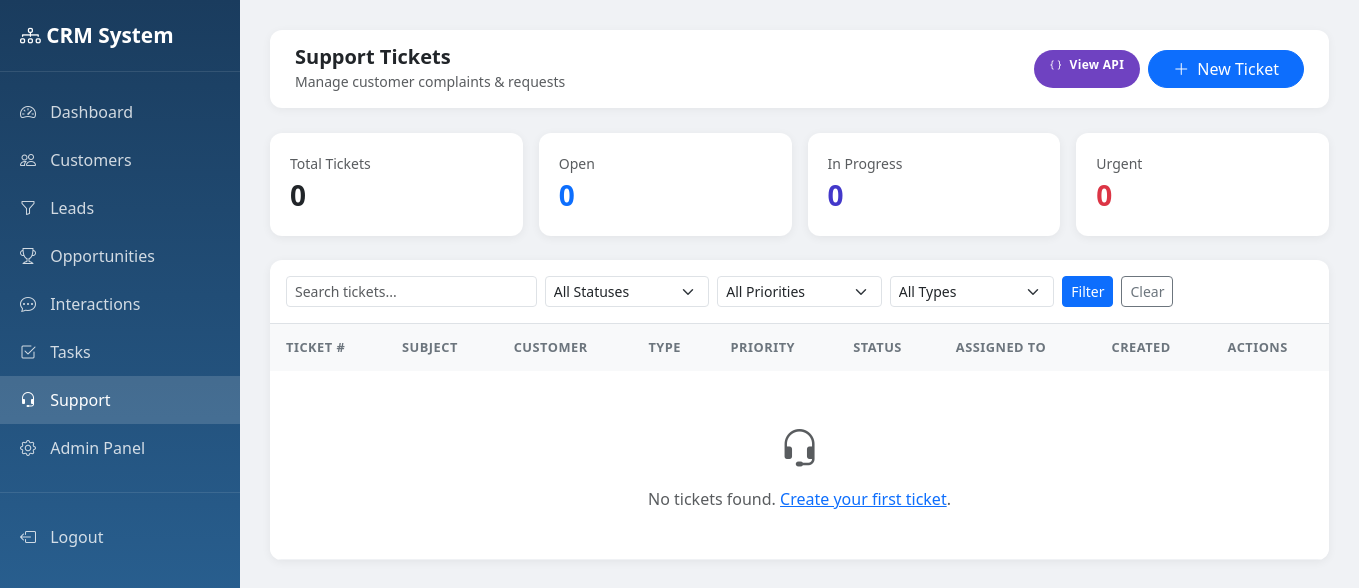
The page /support/ (signed in) on the database as committed earlier.
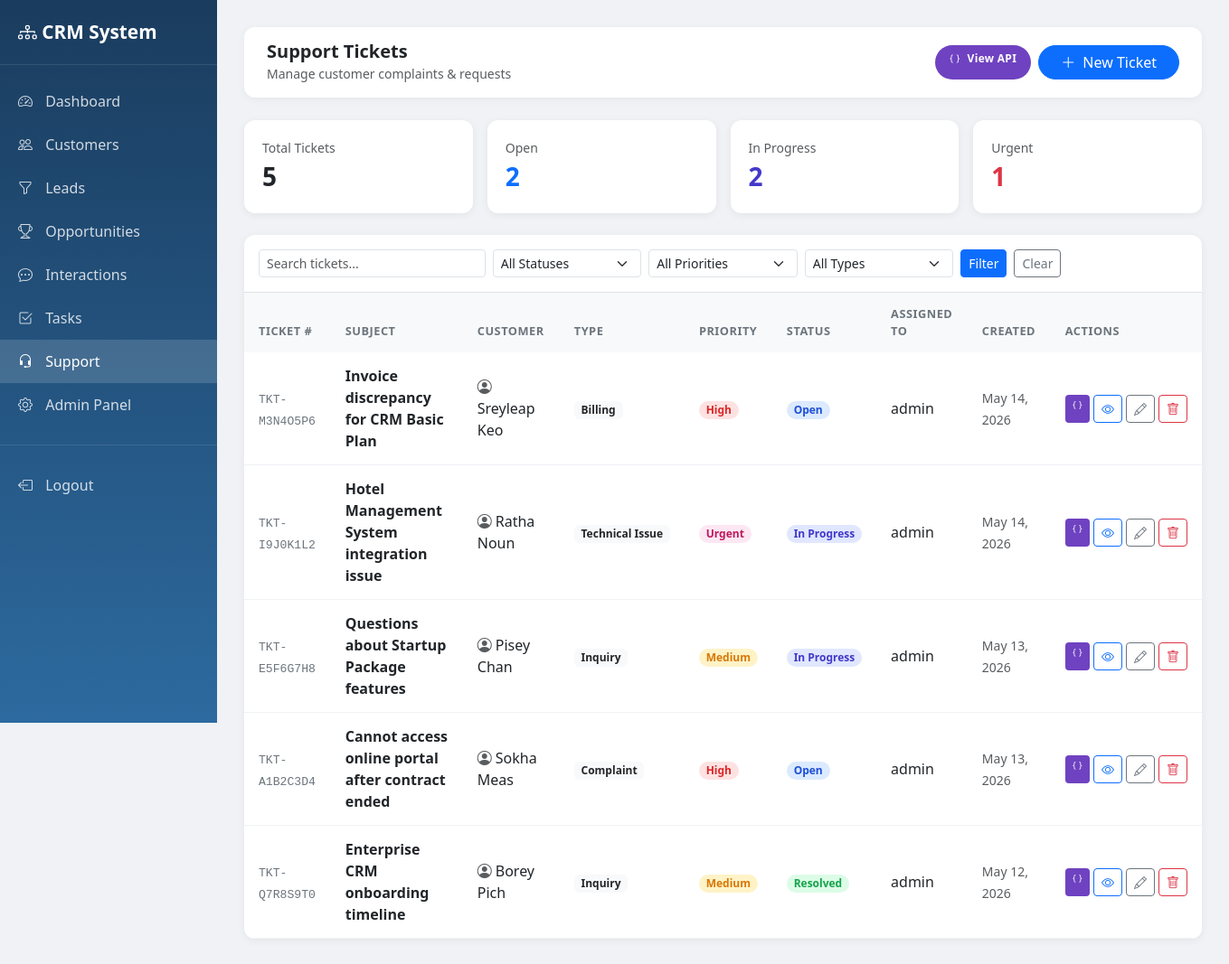
The same page on the database as committed later.
### support/models.py (models this page shows, shortened)
class SupportTicket(models.Model):
    ISSUE_TYPE_CHOICES = [
        ('complaint', 'Complaint'),
        ('inquiry', 'Inquiry'),
        ('technical', 'Technical Issue'),
        ('billing', 'Billing'),
        ('other', 'Other'),
    ]
    PRIORITY_CHOICES = [
        ('low', 'Low'),
        ('medium', 'Medium'),
        ('high', 'High'),
        ('urgent', 'Urgent'),
    ]
    STATUS_CHOICES = [
        ('open', 'Open'),
        ('in_progress', 'In Progress'),
        ('resolved', 'Resolved'),
        ('closed', 'Closed'),
    ]
    ticket_number = models.CharField(max_length=20, unique=True, default=generate_ticket_number, editable=False)
    customer = models.ForeignKey(Customer, on_delete=models.CASCADE, related_name='tickets')
    issue_type = models.CharField(max_length=20, choices=ISSUE_TYPE_CHOICES, default='inquiry')
    subject = models.CharField(max_length=255)
    description = models.TextField()
    priority = models.CharField(max_length=10, choices=PRIORITY_CHOICES, default='medium')
    status = models.CharField(max_length=20, choices=STATUS_CHOICES, default='open')
    assigned_to = models.ForeignKey(settings.AUTH_USER_MODEL, on_delete=models.SET_NULL, null=True, blank=True, related_name='assigned_tickets')
    created_by = models.ForeignKey(settings.AUTH_USER_MODEL, on_delete=models.SET_NULL, null=True, blank=True, related_name='created_tickets')
    created_at = models.DateTimeField(auto_now_add=True)
    updated_at = models.DateTimeField(auto_now=True)
    class Meta:
        ordering = ['-created_at']

### customers/models.py (models this page shows)
class Customer(models.Model):
    SEGMENT_CHOICES = [
        ('enterprise', 'Enterprise'),
        ('smb', 'SMB'),
        ('startup', 'Startup'),
        ('individual', 'Individual'),
    ]
    STATUS_CHOICES = [
        ('active', 'Active'),
        ('inactive', 'Inactive'),
        ('blocked', 'Blocked'),
    ]
    full_name = models.CharField(max_length=200)
    email = models.EmailField(unique=True, blank=True, null=True)
    phone = models.CharField(max_length=20, blank=True)
    company = models.CharField(max_length=200, blank=True)
    job_title = models.CharField(max_length=100, blank=True)
    segment = models.CharField(max_length=20, choices=SEGMENT_CHOICES, blank=True)
    industry = models.CharField(max_length=100, blank=True)
    city = models.CharField(max_length=100, blank=True)
    country = models.CharField(max_length=100, blank=True)
    status = models.CharField(max_length=20, choices=STATUS_CHOICES, default='active')
    tags = models.ManyToManyField(CustomerTag, blank=True)
    assigned_to = models.ForeignKey(User, on_delete=models.SET_NULL, null=True, blank=True, related_name='assigned_customers')
    created_by = models.ForeignKey(User, on_delete=models.SET_NULL, null=True, related_name='created_customers')
    created_at = models.DateTimeField(auto_now_add=True)
    updated_at = models.DateTimeField(auto_now=True)
    def __str__(self):
        return self.full_name

### accounts/models.py (models this page shows, shortened)
class User(AbstractUser):
    ROLE_CHOICES = [
        ('admin', 'Admin'),
        ('sales_staff', 'Sales Staff'),
        ('customer_service', 'Customer Service'),
    ]
    phone = models.CharField(max_length=20, blank=True)
    role = models.CharField(max_length=20, choices=ROLE_CHOICES, default='sales_staff')
    profile_image = models.ImageField(upload_to='profiles/', blank=True, null=True)

### support/views.py (the view)
# urls.py: path('', views.ticket_list, name='ticket_list'),
@login_required
def ticket_list(request):
    tickets = SupportTicket.objects.select_related('customer', 'assigned_to')
    status = request.GET.get('status')
    if status:
        tickets = tickets.filter(status=status)
    priority = request.GET.get('priority')
    if priority:
        tickets = tickets.filter(priority=priority)
    issue_type = request.GET.get('issue_type')
    if issue_type:
        tickets = tickets.filter(issue_type=issue_type)
    query = request.GET.get('q')
    if query:
        tickets = tickets.filter(
            Q(subject__icontains=query) |
            Q(ticket_number__icontains=query) |
            Q(customer__name__icontains=query)
        )
    context = {
        'tickets': tickets,
        'status_filter': status,
        'priority_filter': priority,
        'issue_type_filter': issue_type,
        'query': query,
        'total': tickets.count(),
        'open_count': SupportTicket.objects.filter(status='open').count(),
        'in_progress_count': SupportTicket.objects.filter(status='in_progress').count(),
        'resolved_count': SupportTicket.objects.filter(status='resolved').count(),
        'urgent_count': SupportTicket.objects.filter(priority='urgent').count(),
    }
    return render(request, 'support/ticket_list.html', context)

### templates/support/ticket_list.html (shortened to what the changed rows need)
<!DOCTYPE html>
<html lang="en">
<head>
    <link href="https://cdn.jsdelivr.net/npm/bootstrap@5.3.0/dist/css/bootstrap.min.css" rel="stylesheet">
    <link href="https://cdn.jsdelivr.net/npm/bootstrap-icons@1.10.0/font/bootstrap-icons.css" rel="stylesheet">
</head>
<body>
<div class="d-flex">
    <div class="main-content w-100">
        <div class="row g-3 mb-4">
            <div class="col-md-3">
                <div class="stat-card">
                    <div class="text-muted small">Total Tickets</div>
                    <div class="fs-3 fw-bold text-dark">{{ total }}</div>
                </div>
            </div>
            <div class="col-md-3">
                <div class="stat-card">
                    <div class="text-muted small">Open</div>
                    <div class="fs-3 fw-bold text-primary">{{ open_count }}</div>
                </div>
            </div>
            <div class="col-md-3">
                <div class="stat-card">
                    <div class="text-muted small">In Progress</div>
                    <div class="fs-3 fw-bold" style="color:#4338ca;">{{ in_progress_count }}</div>
                </div>
            </div>
            <div class="col-md-3">
                <div class="stat-card">
                    <div class="text-muted small">Urgent</div>
                    <div class="fs-3 fw-bold text-danger">{{ urgent_count }}</div>
                </div>
            </div>
        </div>
        <div class="table-card mb-4">
            <table class="table mb-0">
                <thead>
                    <tr>
                        <th>Ticket #</th>
                        <th>Subject</th>
                        <th>Customer</th>
                        <th>Type</th>
                        <th>Priority</th>
                        <th>Status</th>
                        <th>Assigned To</th>
                        <th>Created</th>
                        <th>Actions</th>
                    </tr>
                </thead>
                <tbody>
                    {% for ticket in tickets %}
                    <tr>
                        <td><span class="ticket-number">{{ ticket.ticket_number }}</span></td>
                        <td>
                            <a href="{% url 'ticket_detail' ticket.pk %}" class="fw-semibold text-dark text-decoration-none">
                                {{ ticket.subject }}
                            </a>
                        </td>
                        <td><i class="bi bi-person-circle me-1 text-muted"></i>{{ ticket.customer }}</td>
                        <td><span class="badge bg-light text-dark">{{ ticket.get_issue_type_display }}</span></td>
                        <td>
                            <span class="badge rounded-pill badge-priority-{{ ticket.priority }}">
                                {{ ticket.get_priority_display }}
                            </span>
                        </td>
                        <td>
                            <span class="badge rounded-pill badge-status-{{ ticket.status }}">
                                {{ ticket.get_status_display }}
                            </span>
                        </td>
                        <td>{{ ticket.assigned_to.get_full_name|default:ticket.assigned_to.username|default:"—" }}</td>
                        <td><span class="text-muted small">{{ ticket.created_at|date:"M d, Y" }}</span></td>
                        <td>
                            <div class="d-flex gap-1">
                                <a href="/api/tickets/{{ ticket.pk }}/" target="_blank" class="btn btn-sm btn-json" title="View JSON">
                                    <i class="bi bi-braces"></i>
                                </a>
                                <a href="{% url 'ticket_detail' ticket.pk %}" class="btn btn-sm btn-outline-primary" title="View"><i class="bi bi-eye"></i></a>
                                <a href="{% url 'ticket_edit' ticket.pk %}" class="btn btn-sm btn-outline-secondary" title="Edit"><i class="bi bi-pencil"></i></a>
                                <a href="{% url 'ticket_delete' ticket.pk %}" class="btn btn-sm btn-outline-danger" title="Delete"><i class="bi bi-trash"></i></a>
                            </div>
                        </td>
                    </tr>
                    {% empty %}
                    <tr>
                        <td colspan="9" class="text-center py-5 text-muted">
                            <i class="bi bi-headset fs-1 d-block mb-2"></i>
                            No tickets found. <a href="{% url 'ticket_add' %}">Create your first ticket</a>.
                        </td>
                    </tr>
                    {% endfor %}
                </tbody>
            </table>
        </div>
    </div>
</div>
</body>
</html>

Rows that differ between the two databases and show on the page:
added SupportTicket: ticket_number "TKT-M3N4O5P6", subject "Invoice discrepancy for CRM Basic Plan", customer "Sreyleap Keo", issue_type "Billing", priority "High", status "Open", assigned_to.get_full_name "admin", created_at "May 14, 2026"
added SupportTicket: ticket_number "TKT-I9J0K1L2", subject "Hotel Management System integration issue", customer "Ratha Noun", issue_type "Technical Issue", priority "Urgent", status "In Progress", assigned_to.get_full_name "admin", created_at "May 14, 2026"
added SupportTicket: ticket_number "TKT-E5F6G7H8", subject "Questions about Startup Package features", customer "Pisey Chan", issue_type "Inquiry", priority "Medium", status "In Progress", assigned_to.get_full_name "admin", created_at "May 13, 2026"
added SupportTicket: ticket_number "TKT-A1B2C3D4", subject "Cannot access online portal after contract ended", customer "Sokha Meas", issue_type "Complaint", priority "High", status "Open", assigned_to.get_full_name "admin", created_at "May 13, 2026"
added SupportTicket: ticket_number "TKT-Q7R8S9T0", subject "Enterprise CRM onboarding timeline", customer "Borey Pich", issue_type "Inquiry", priority "Medium", status "Resolved", assigned_to.get_full_name "admin", created_at "May 12, 2026"
Other text that changed with them:
{{ total }}: "0" → "5"
{{ open_count }}: "0" → "2"
{{ in_progress_count }}: "0" → "2"
{{ urgent_count }}: "0" → "1"
text no longer shown: "No tickets found. Create your first ticket ."
